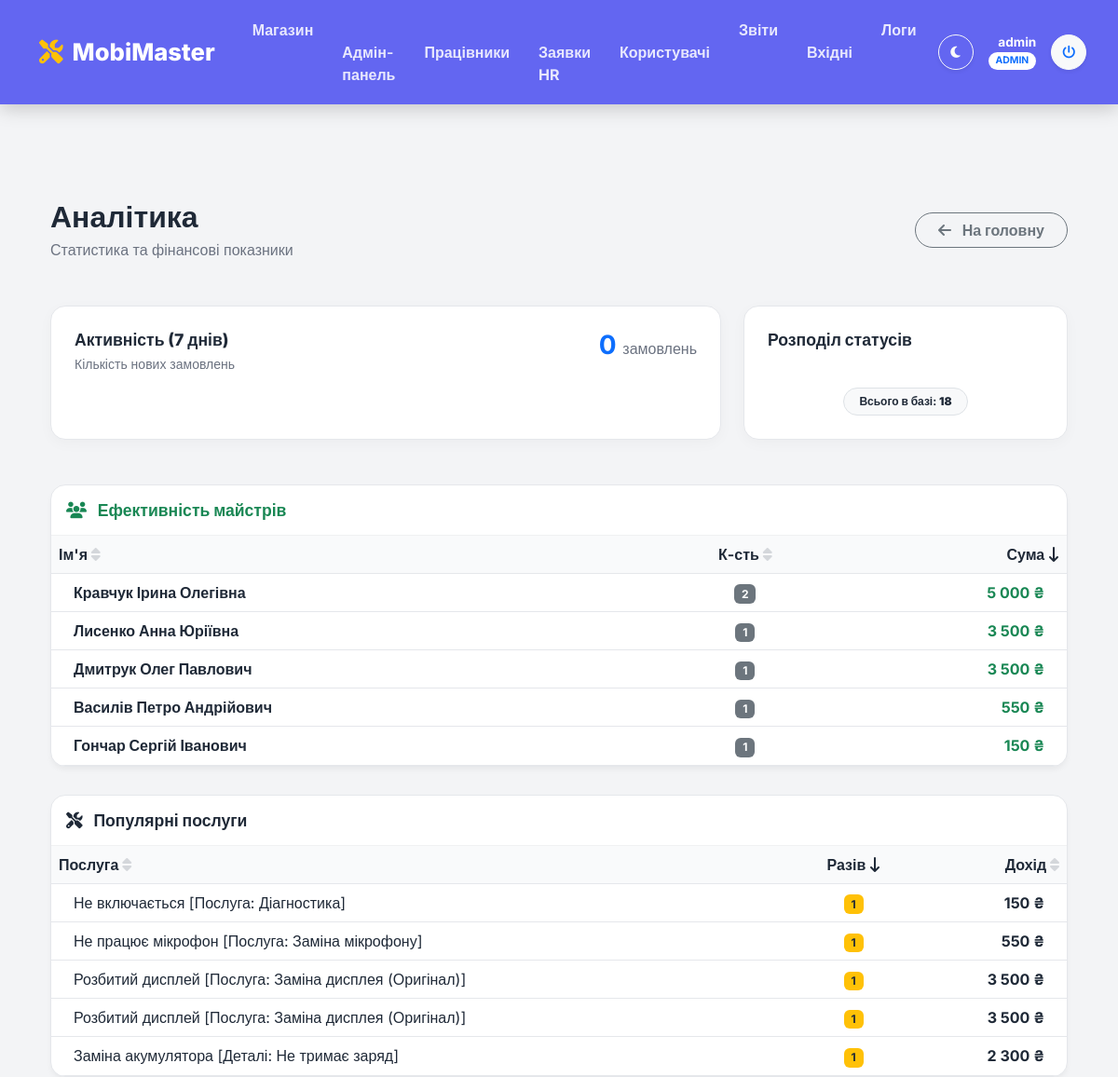
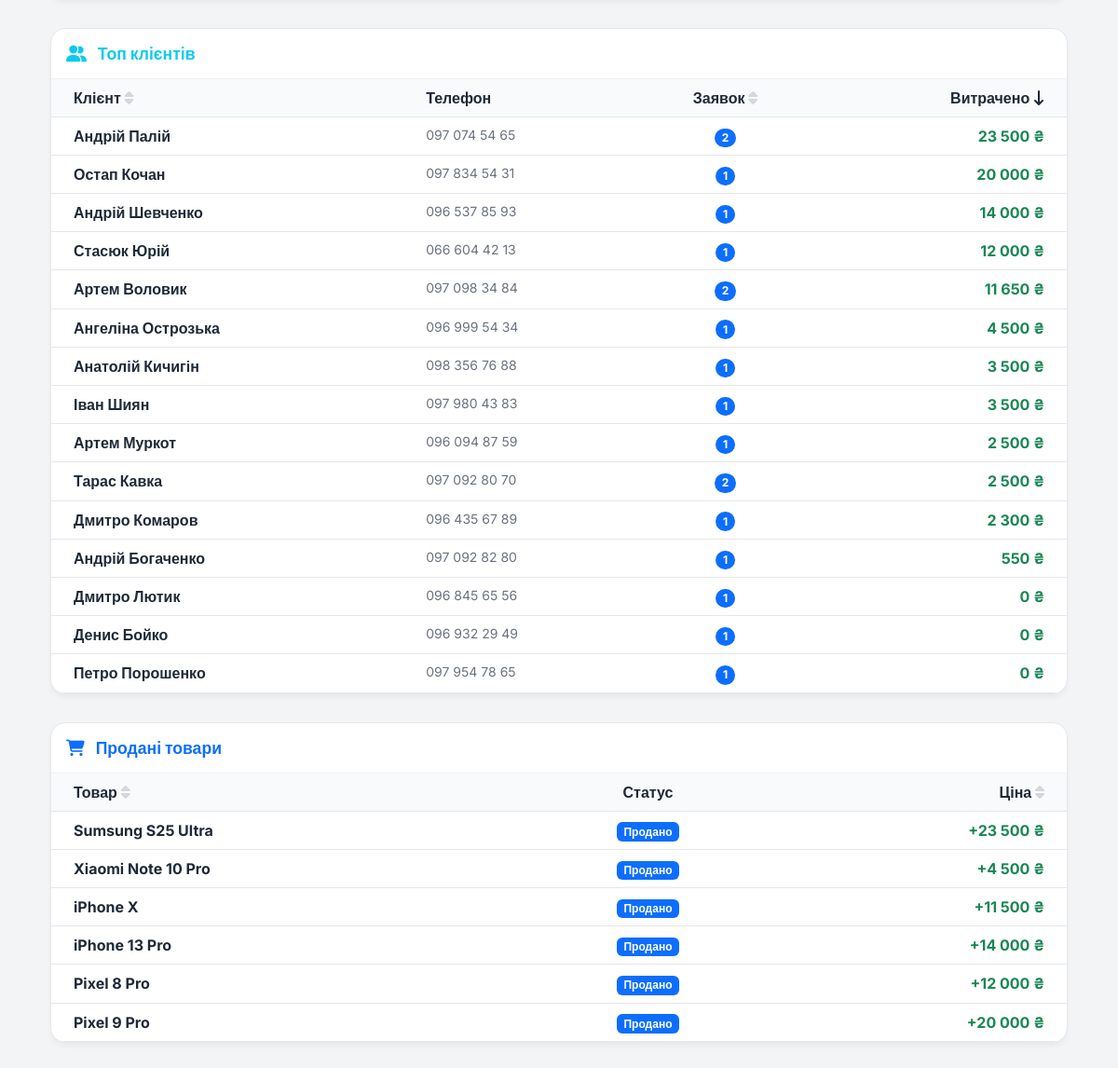
/reports.php (signed in), run on the app's committed database (2 pictures, top to bottom).
### tables this page shows
CREATE TABLE `products_services` (
  `id` int(11) NOT NULL,
  `name` varchar(150) NOT NULL COMMENT 'Назва послуги або запчастини',
  `type` enum('service','product') NOT NULL DEFAULT 'service' COMMENT 'Тип: послуга чи товар',
  `price` decimal(10,2) NOT NULL COMMENT 'Ціна за прайсом',
  `warranty_days` int(11) DEFAULT 0 COMMENT 'Гарантія у днях (0 якщо немає)',
  `description` text DEFAULT NULL COMMENT 'Опис характеристик',
  `is_sold` int(11) DEFAULT 0,
  `image` varchar(255) DEFAULT NULL
);

### reports.php (the view, shortened to what this page needs)
<?php
require_once 'db.php';
include 'header.php';
$total_orders_week = 0;
for ($i = 6; $i >= 0; $i--) {
    $date = date('Y-m-d', strtotime("-$i days"));
    $sql_chart = "SELECT COUNT(*) FROM orders WHERE DATE(created_at) = ?";
    $stmt = $pdo->prepare($sql_chart);
    $stmt->execute([$date]);
    $count = $stmt->fetchColumn();
    $total_orders_week += $count;
}
$status_counts = $pdo->query("SELECT status, COUNT(*) as cnt FROM orders GROUP BY status")->fetchAll(PDO::FETCH_KEY_PAIR);
$emp_sort = $_GET['sort_emp'] ?? 'sum'; $emp_dir = $_GET['dir_emp'] ?? 'desc';
$sql_emp = "SELECT e.full_name as name, COUNT(o.id) as count, COALESCE(SUM(o.final_price), 0) as sum FROM employees e LEFT JOIN orders o ON e.id = o.employee_id AND o.status = 'done' GROUP BY e.id";
$employees = $pdo->query($sql_emp)->fetchAll(PDO::FETCH_ASSOC);
usort($employees, function($a, $b) use ($emp_sort, $emp_dir) {
    if ($a[$emp_sort] == $b[$emp_sort]) return 0;
    return ($emp_dir == 'asc') ? ($a[$emp_sort] <=> $b[$emp_sort]) : ($b[$emp_sort] <=> $a[$emp_sort]);
});
$svc_sort = $_GET['sort_svc'] ?? 'cnt'; $svc_dir = $_GET['dir_svc'] ?? 'desc';
$allowed_svc = ['name'=>'name','cnt'=>'cnt','sum'=>'sum']; $orderBySvc = $allowed_svc[$svc_sort] ?? 'cnt'; $dirSvc = ($svc_dir==='asc')?'ASC':'DESC';
try {
    $top_services = $pdo->query("SELECT COALESCE(NULLIF(o.problem_description, ''), o.device_model) as name, COUNT(o.id) as cnt, SUM(o.final_price) as sum FROM orders o WHERE o.status='done' AND o.item_id IS NULL GROUP BY name ORDER BY $orderBySvc $dirSvc LIMIT 10")->fetchAll();
} catch(Exception $e) { $top_services = []; }
$cl_sort = $_GET['sort_cl'] ?? 'spent'; $cl_dir = $_GET['dir_cl'] ?? 'desc';
$allowed_cl = ['name'=>'c.full_name','orders'=>'total_orders','spent'=>'total_spent']; $orderByCl = $allowed_cl[$cl_sort] ?? 'total_spent'; $dirCl = ($cl_dir==='asc')?'ASC':'DESC';
try {
    $clients_stats = $pdo->query("SELECT c.full_name as name, c.phone, COUNT(o.id) as total_orders, COALESCE(SUM(CASE WHEN o.status='done' THEN o.final_price ELSE 0 END), 0) as total_spent FROM clients c JOIN orders o ON c.id = o.client_id GROUP BY c.id ORDER BY $orderByCl $dirCl LIMIT 20")->fetchAll(PDO::FETCH_ASSOC);
} catch(Exception $e) { $clients_stats = []; }
$sale_sort = $_GET['sort_sale'] ?? 'id'; $sale_dir = $_GET['dir_sale'] ?? 'desc';
$allowed_sale = ['name'=>'name','price'=>'price']; $orderBySale = $allowed_sale[$sale_sort] ?? 'id'; $dirSale = ($sale_dir==='asc')?'ASC':'DESC';
try {
    $sold_items = $pdo->query("SELECT * FROM products_services WHERE type='product' AND is_sold=1 ORDER BY $orderBySale $dirSale")->fetchAll();
} catch(Exception $e) { $sold_items = []; }
?>
<div class="container py-5">
    <div class="d-flex justify-content-between align-items-center mb-5">
        <div>
            <h2 class="fw-bold mb-1" style="color: #6366f1;">
                <i class="fa-solid "></i>Аналітика
            </h2>
            <p class="text-secondary mb-0">Статистика та фінансові показники</p>
        </div>
        <a href="index.php" class="btn btn-outline-secondary rounded-pill px-4 fw-bold">
            <i class="fa-solid fa-arrow-left me-2"></i> На головну
        </a>
    </div>
    <div class="row g-4 mb-5">
        <div class="col-lg-8">
            <div class="stat-card">
                <div class="d-flex justify-content-between align-items-start mb-2">
                    <div>
                        <h5 class="mb-1">Активність (7 днів)</h5>
                        <p class="text-secondary small mb-0">Кількість нових замовлень</p>
                    </div>
                    <h3 class="fw-bold text-primary"><?= $total_orders_week ?> <small class="text-muted fs-6 fw-normal">замовлень</small></h3>
                </div>
            </div>
        </div>
        <div class="col-lg-4">
            <div class="stat-card">
                <h5 class="mb-4">Розподіл статусів</h5>
                <div class="text-center mt-3">
                    <span class="badge bg-light text-dark border px-3 py-2 rounded-pill">
                        Всього в базі: <b><?= array_sum($status_counts) ?></b>
                    </span>
                </div>
            </div>
        </div>
    </div>
    <div class="row">
        <div class="col-12">
            <div class="table-container">
                <div class="p-3 border-bottom border-secondary border-opacity-10">
                    <h5 class="mb-0 text-success"><i class="fa-solid fa-users me-2"></i> Ефективність майстрів</h5>
                </div>
                <div class="table-responsive">
                    <table class="table table-hover mb-0">
                        <thead class="bg-light">
                            <tr>
                                <th><a href="?sort_emp=name&dir_emp=<?= ($emp_sort == 'name' && $emp_dir == 'desc') ? 'asc' : 'desc' ?>" class="sort-link">Ім'я <?= getArrow('name', $emp_sort, $emp_dir) ?></a></th>
                                <th class="text-center"><a href="?sort_emp=count&dir_emp=<?= ($emp_sort == 'count' && $emp_dir == 'desc') ? 'asc' : 'desc' ?>" class="sort-link">К-сть <?= getArrow('count', $emp_sort, $emp_dir) ?></a></th>
                                <th class="text-end"><a href="?sort_emp=sum&dir_emp=<?= ($emp_sort == 'sum' && $emp_dir == 'desc') ? 'asc' : 'desc' ?>" class="sort-link">Сума <?= getArrow('sum', $emp_sort, $emp_dir) ?></a></th>
                            </tr>
                        </thead>
                        <tbody>
                            <?php foreach($employees as $emp): ?>
                                <tr>
                                    <td class="ps-4 fw-bold"><?= htmlspecialchars($emp['name']) ?></td>
                                    <td class="text-center"><span class="badge bg-secondary"><?= $emp['count'] ?></span></td>
                                    <td class="text-end fw-bold text-success pe-4"><?= number_format($emp['sum'], 0, ' ', ' ') ?> ₴</td>
                                </tr>
                            <?php endforeach; ?>
                        </tbody>
                    </table>
                </div>
            </div>
        </div>
    </div>
    <div class="row">
        <div class="col-12">
            <div class="table-container">
                <div class="p-3 border-bottom border-secondary border-opacity-10">
                    <h5 class="mb-0 text-dark"><i class="fa-solid fa-screwdriver-wrench me-2"></i> Популярні послуги</h5>
                </div>
                <div class="table-responsive">
                    <table class="table table-hover mb-0">
                        <thead class="bg-light">
                            <tr>
                                <th><a href="?sort_svc=name&dir_svc=<?= ($svc_sort == 'name' && $svc_dir == 'desc') ? 'asc' : 'desc' ?>" class="sort-link">Послуга <?= getArrow('name', $svc_sort, $svc_dir) ?></a></th>
                                <th class="text-center"><a href="?sort_svc=cnt&dir_svc=<?= ($svc_sort == 'cnt' && $svc_dir == 'desc') ? 'asc' : 'desc' ?>" class="sort-link">Разів <?= getArrow('cnt', $svc_sort, $svc_dir) ?></a></th>
                                <th class="text-end"><a href="?sort_svc=sum&dir_svc=<?= ($svc_sort == 'sum' && $svc_dir == 'desc') ? 'asc' : 'desc' ?>" class="sort-link">Дохід <?= getArrow('sum', $svc_sort, $svc_dir) ?></a></th>
                            </tr>
                        </thead>
                        <tbody>
                            <?php foreach($top_services as $svc): ?>
                                <tr>
                                    <td class="ps-4"><?= mb_strimwidth(htmlspecialchars($svc['name']), 0, 80, '...') ?></td>
                                    <td class="text-center"><span class="badge bg-warning text-dark"><?= $svc['cnt'] ?></span></td>
                                    <td class="text-end fw-bold pe-4"><?= number_format($svc['sum'], 0, ' ', ' ') ?> ₴</td>
                                </tr>
                            <?php endforeach; ?>
                        </tbody>
                    </table>
                </div>
            </div>
        </div>
    </div>
    <div class="row">
        <div class="col-12">
            <div class="table-container">
                <div class="p-3 border-bottom border-secondary border-opacity-10">
                    <h5 class="mb-0 text-info"><i class="fa-solid fa-user-group me-2"></i> Топ клієнтів</h5>
                </div>
                <div class="table-responsive">
                    <table class="table table-hover mb-0">
                        <thead class="bg-light">
                            <tr>
                                <th class="ps-4"><a href="?sort_cl=name&dir_cl=<?= ($cl_sort == 'name' && $cl_dir == 'desc') ? 'asc' : 'desc' ?>" class="sort-link">Клієнт <?= getArrow('name', $cl_sort, $cl_dir) ?></a></th>
                                <th>Телефон</th>
                                <th class="text-center"><a href="?sort_cl=orders&dir_cl=<?= ($cl_sort == 'orders' && $cl_dir == 'desc') ? 'asc' : 'desc' ?>" class="sort-link">Заявок <?= getArrow('orders', $cl_sort, $cl_dir) ?></a></th>
                                <th class="text-end pe-4"><a href="?sort_cl=spent&dir_cl=<?= ($cl_sort == 'spent' && $cl_dir == 'desc') ? 'asc' : 'desc' ?>" class="sort-link">Витрачено <?= getArrow('spent', $cl_sort, $cl_dir) ?></a></th>
                            </tr>
                        </thead>
                        <tbody>
                            <?php foreach ($clients_stats as $cl): ?>
                                <tr>
                                    <td class="ps-4 fw-bold"><?= htmlspecialchars($cl['name']) ?></td>
                                    <td class="text-muted small"><?= htmlspecialchars($cl['phone']) ?></td>
                                    <td class="text-center"><span class="badge bg-primary rounded-pill"><?= $cl['total_orders'] ?></span></td>
                                    <td class="text-end pe-4 fw-bold text-success"><?= number_format($cl['total_spent'], 0, ' ', ' ') ?> ₴</td>
                                </tr>
                            <?php endforeach; ?>
                        </tbody>
                    </table>
                </div>
            </div>
        </div>
    </div>
    <div class="row">
        <div class="col-12">
            <div class="table-container">
                <div class="p-3 border-bottom border-secondary border-opacity-10">
                    <h5 class="mb-0 text-primary"><i class="fa-solid fa-cart-shopping me-2"></i> Продані товари</h5>
                </div>
                <div class="table-responsive">
                    <table class="table table-hover mb-0">
                        <thead class="bg-light">
                            <tr>
                                <th class="ps-4"><a href="?sort_sale=name&dir_sale=<?= ($sale_sort == 'name' && $sale_dir == 'desc') ? 'asc' : 'desc' ?>" class="sort-link">Товар <?= getArrow('name', $sale_sort, $sale_dir) ?></a></th>
                                <th class="text-center">Статус</th>
                                <th class="text-end pe-4"><a href="?sort_sale=price&dir_sale=<?= ($sale_sort == 'price' && $sale_dir == 'desc') ? 'asc' : 'desc' ?>" class="sort-link">Ціна <?= getArrow('price', $sale_sort, $sale_dir) ?></a></th>
                            </tr>
                        </thead>
                        <tbody>
                            <?php foreach ($sold_items as $item): ?>
                                <tr>
                                    <td class="ps-4 fw-bold"><?= htmlspecialchars($item['name']) ?></td>
                                    <td class="text-center"><span class="badge bg-primary">Продано</span></td>
                                    <td class="text-end pe-4 fw-bold text-success">+<?= number_format($item['price'], 0, ' ', ' ') ?> ₴</td>
                                </tr>
                            <?php endforeach; ?>
                        </tbody>
                    </table>
                </div>
            </div>
        </div>
    </div>
</div>
<?php include 'footer.php'; ?>

### header.php (style rules this page uses)
:root { --bg-body: #f3f4f6; --bg-card: #ffffff; --bg-secondary: #f9fafb; --text-main: #1f2937; --text-muted: #6b7280; --border-color: #e5e7eb; --navbar-bg: #6366f1; --input-bg: #ffffff; --table-border: #e5e7eb; }
body { background-color: var(--bg-body) !important; color: var(--text-main) !important; font-family: 'Inter', sans-serif; min-height: 100vh; display: flex; flex-direction: column; transition: background-color 0.3s, color 0.3s; }
.table { color: var(--text-main) !important; --bs-table-color: var(--text-main); --bs-table-bg: transparent; --bs-table-border-color: var(--table-border); }
.table thead th, body.dark-mode .bg-light { background-color: var(--bg-secondary) !important; color: var(--text-main) !important; border-color: var(--border-color) !important; }
.table tbody td { border-color: var(--border-color) !important; }
.text-dark, h1, h2, h3, h4, h5, h6 { color: var(--text-main) !important; }
.text-muted, .text-secondary { color: var(--text-muted) !important; }

### reports.php (style rules this page uses)
.stat-card { border: 1px solid var(--border-color); background: var(--bg-card); border-radius: 16px; padding: 25px; height: 100%; box-shadow: 0 4px 15px rgba(0, 0, 0, 0.03); }
.table-container { background: var(--bg-card); border-radius: 16px; border: 1px solid var(--border-color); overflow: hidden; margin-bottom: 30px; box-shadow: 0 4px 6px -1px rgba(0, 0, 0, 0.05); }
h5 { color: var(--text-main); font-weight: 800; margin-bottom: 15px; font-size: 1.1rem; }
.sort-link { text-decoration: none; color: var(--text-main); font-weight: 700; }

### data on the page
products_services: name "Sumsung S25 Ultra", price "23 500"
products_services: name "Xiaomi Note 10 Pro", price "4 500"
products_services: name "iPhone X", price "11 500"
products_services: name "iPhone 13 Pro", price "14 000"
products_services: name "Pixel 8 Pro", price "12 000"
products_services: name "Pixel 9 Pro", price "20 000"

### other printed values
$_SESSION['full_name'] "admin"
$total_orders_week "0"
array_sum($status_counts) "18"
$emp['name'] "Кравчук Ірина Олегівна"
$emp['count'] "2"
$emp['sum'] "5 000"
$emp['name'] "Лисенко Анна Юріївна"
$emp['count'] "1"
$emp['sum'] "3 500"
$emp['name'] "Дмитрук Олег Павлович"
$emp['name'] "Василів Петро Андрійович"
$emp['sum'] "550"
$emp['name'] "Гончар Сергій Іванович"
$emp['sum'] "150"
mb_strimwidth(htmlspecialchars($svc['name']), 0, 80, '...') "Не включається [Послуга: Діагностика]"
